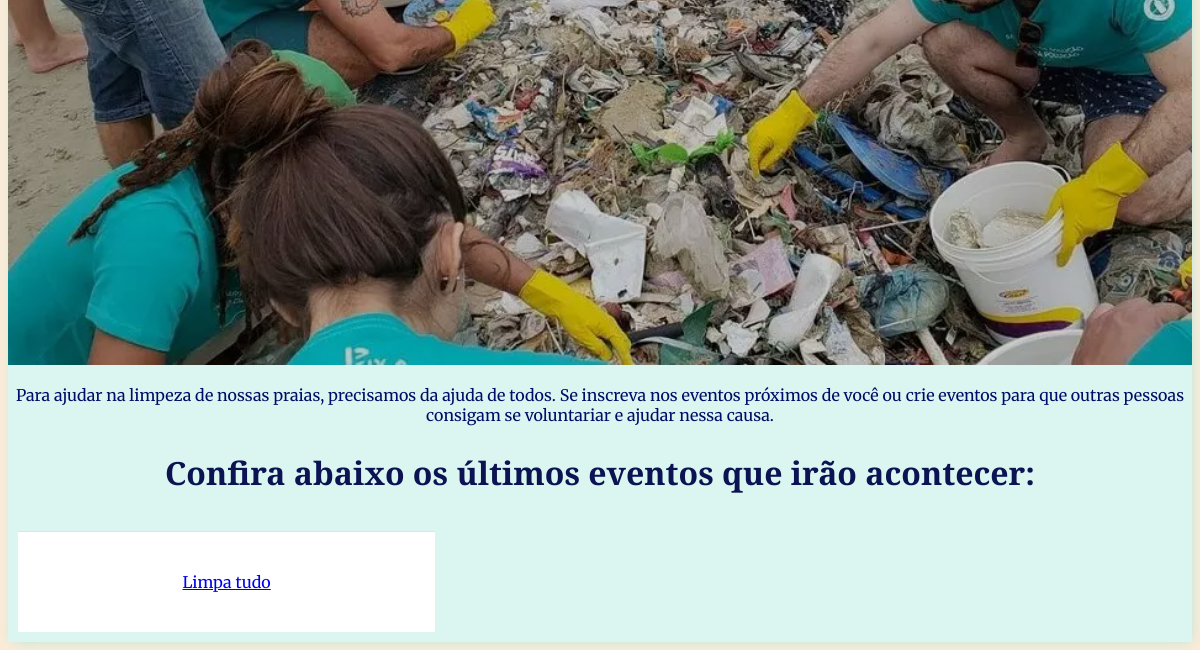
The app's page /eventos/ (lower part), older data.
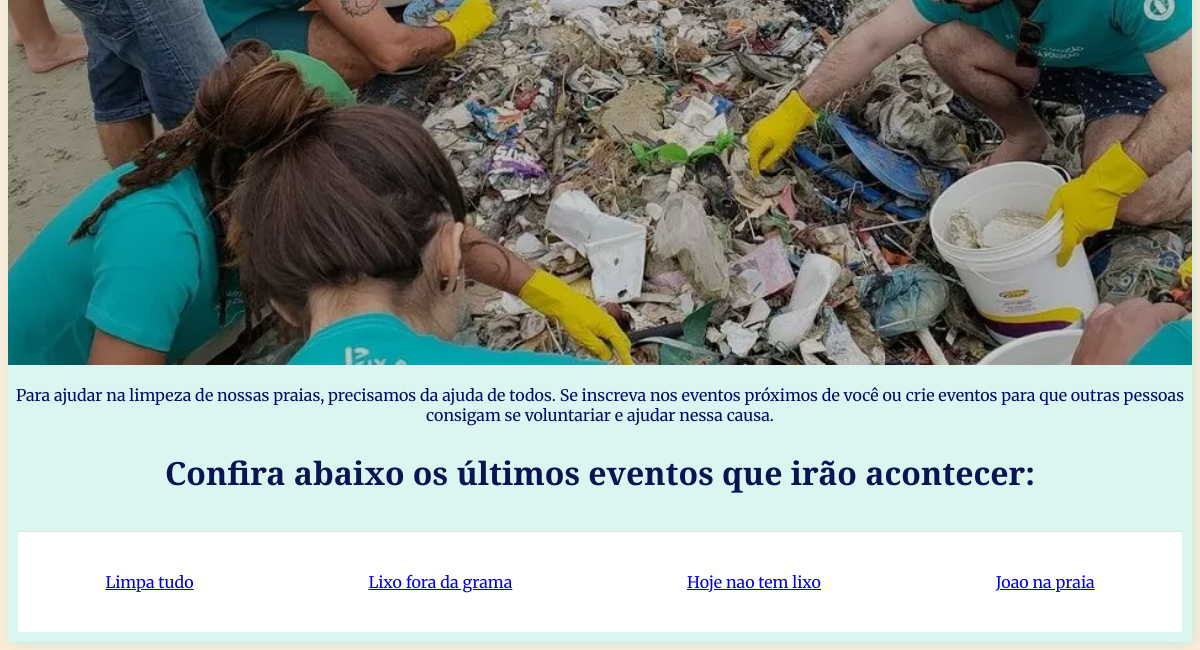
The same page, newer data.
### eventos/models.py (models this page shows, shortened)
class Evento(models.Model):
    TYPE_CHOICES = (
        ("C", "Competicao"),
        ("W", "Workshop"),
        ("P", "Palestra"),
        ("T", "Tradicional"),
    )
    creator = models.ForeignKey(NewUser, on_delete=models.SET_NULL, null=True)
    name = models.CharField(max_length=255)
    pub_date = models.DateTimeField(auto_now_add=True, verbose_name='date published')
    event_date = models.DateTimeField('event date')
    descr_text = models.TextField('description', max_length=5000)
    city_text = models.CharField(max_length=255)
    location_map = PlainLocationField(based_fields=['city'], zoom=7)
    type_event = models.CharField(max_length=40, choices=TYPE_CHOICES)
    part_number = models.IntegerField(default=0)
    banner = models.ImageField(upload_to='banners', blank=True, null = True)

### eventos/views.py (the view)
# urls.py: path('', HomeView.as_view(), name='home'),
class HomeView(ListView):
    model = Evento
    template_name='eventos/home.html'
    context_object_name = 'eventos'
    def get_context_data(self, **kwargs):
        context = super().get_context_data(**kwargs)
        context['eventos'] = context['eventos'].order_by('event_date')
        context['eventos'] = context['eventos'][0:4]
        return context

### eventos/templates/eventos/home.html (shortened to what this page needs)
{% extends 'eventos/main.html' %}
{% block headerbar %}
    {% if request.user.is_authenticated %}
                {% load static %}
    {% else %}
        <a href="{% url 'users:login' %}">Login</a>
    {% endif %}
{% endblock headerbar %}
{% block content %}
{% load static%}
{% load static%}
<img src="{% static 'eventos/images/coleta-lixo.webp' %}" alt="coletando-lixo" id="coleta-lixo">
<p>
    Para ajudar na limpeza de nossas praias, precisamos da ajuda de todos.
        Se inscreva nos eventos próximos de você ou crie eventos para que outras pessoas
        consigam se voluntariar e ajudar nessa causa.
</p>
<h2>
    Confira abaixo os últimos eventos que irão acontecer:
</h2>
<div class="eventos-ultimos-items-wrapper">
    {% for evento in eventos %}
        <div class="evento-wrapper">
            <div class="evento-name">
                <a href="{% url 'eventos:evento' evento.id %}"> {{evento.name}}</a>
            </div>
        </div>
    {% empty %}
    <h3>Não temos eventos por agora</h3>
    {% endfor %}
</div>
{% endblock content %}

Row changes from the older to the newer data that the page shows:
added Evento: name "Lixo fora da grama"
added Evento: name "Hoje nao tem lixo"
added Evento: name "Joao na praia"
